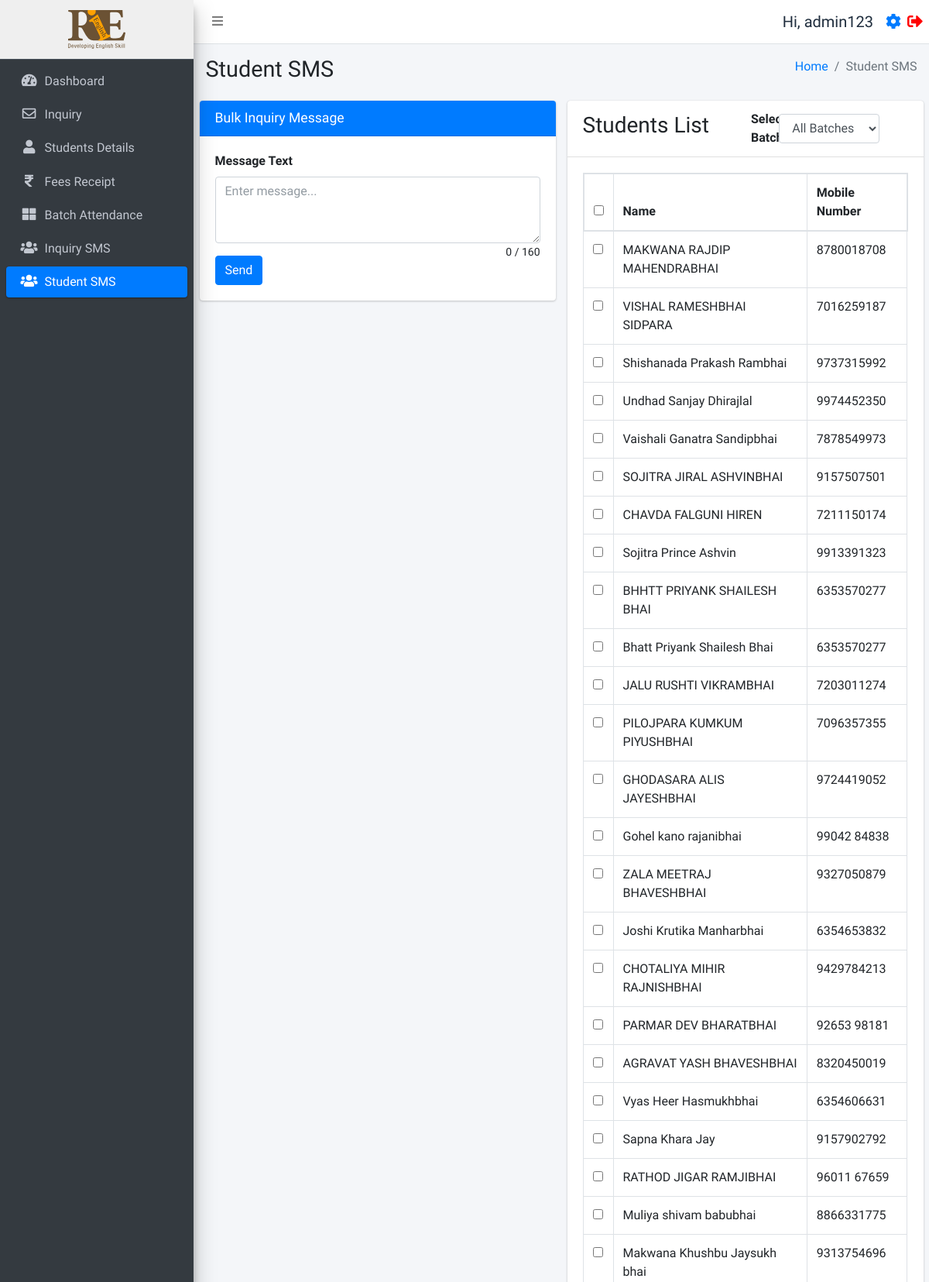
The page /studentsms.php (signed in, upper part) on the database its author committed.
### tables this page shows
CREATE TABLE `users` (
  `id` int(11) NOT NULL,
  `username` varchar(255) NOT NULL,
  `fullname` varchar(255) NOT NULL,
  `email` varchar(255) NOT NULL,
  `mobile` varchar(15) NOT NULL,
  `password` varchar(255) NOT NULL,
  `status` int(11) NOT NULL,
  `created_at` timestamp NOT NULL DEFAULT current_timestamp()
);

CREATE TABLE `studentinfo` (
  `id` int(11) NOT NULL,
  `name` varchar(255) DEFAULT NULL,
  `batch` int(11) DEFAULT NULL,
  `batch_name` varchar(255) DEFAULT NULL,
  `father_name` varchar(255) DEFAULT NULL,
  `mother_name` varchar(255) DEFAULT NULL,
  `dob` date DEFAULT NULL,
  `gender` varchar(50) DEFAULT NULL,
  `mobile_number` varchar(15) DEFAULT NULL,
  `fee_status` int(10) DEFAULT 0,
  `profession` varchar(100) DEFAULT NULL,
  `address` varchar(255) DEFAULT NULL,
  `admission_time` date DEFAULT NULL,
  `due_date` date DEFAULT NULL,
  `created_at` datetime NOT NULL DEFAULT current_timestamp(),
  `pending_fees` int(10) DEFAULT 0,
  `discount` int(10) NOT NULL,
  `total_fees` int(11) NOT NULL,
  `paid_fees` int(11) NOT NULL,
  `father_number` varchar(50) NOT NULL,
  `home_number` varchar(50) NOT NULL,
  `reference` varchar(200) DEFAULT NULL,
  `father_profession` varchar(200) DEFAULT NULL,
  `workplace_address` varchar(255) DEFAULT NULL,
  `aadharcard_number` varchar(20) DEFAULT NULL,
  `joining_purpose` varchar(255) DEFAULT NULL,
  `extratime_daily` varchar(255) DEFAULT NULL,
  `gmail_id` varchar(255) DEFAULT NULL,
  `alumnistudent` int(10) DEFAULT 0
);

### function.php (called while the page is built, shortened)
<?php
require_once('db.php');
function selectFromTable($tableName, $columns, $whereConditions) {
    global $db;
    try {
        $sql = "SELECT " . implode(', ', $columns) . " FROM $tableName";
        if (!empty($whereConditions)) {
            $sql .= " WHERE " . implode(' AND ', array_map(function ($col, $val) {
                if (is_array($val)) {
                    return "$col IN (:" . implode(", :", array_keys($val)) . ")";
                } else {
                    return "$col = :$col";
                }
            }, array_keys($whereConditions), $whereConditions));
        }
        $stmt = $db->prepare($sql);
        foreach ($whereConditions as $col => $value) {
            if (is_array($value)) {
                foreach ($value as $key => $val) {
                    $stmt->bindValue(":$key", $val);
                }
            } else {
                $stmt->bindValue(":$col", $value);
            }
        }
        $stmt->execute();
        return $stmt->fetchAll(PDO::FETCH_ASSOC);
    } catch (PDOException $e) {
        return false;
    }
}
?>

### studentsms.php (the view, shortened to what this page needs)
<!DOCTYPE html>
<html lang="en">
<head>
</head>
<?php include ('./header.php'); ?>
<div class="content-wrapper">
  <div class="content-header">
    <div class="container-fluid">
      <div class="row mb-2">
        <div class="col-sm-6">
          <h1>Student SMS</h1>
        </div>
        <div class="col-sm-6">
          <ol class="breadcrumb float-sm-right">
            <li class="breadcrumb-item"><a href="./dashboard.php">Home</a></li>
            <li class="breadcrumb-item active">Student SMS</li>
          </ol>
        </div>
      </div>
    </div>
  </div>
  <div class="container-fluid">
    <div class="row">
      <div class="col-md-6">
        <div class="card card-primary">
          <div class="card-header">
            <h3 class="card-title">Bulk Inquiry Message</h3>
          </div>
          <form>
            <div class="card-body">
              <div class="form-group">
                <label for="messageText">Message Text</label>
                <textarea class="form-control" id="messageText" rows="3" placeholder="Enter message..."
                  maxlength="160"></textarea>
                <div id="the-count">
                  <span id="current">0</span>
                  <span id="maximum">/ 160</span>
                </div>
              </div>
              <button type="submit" class="btn btn-primary">Send</button>
            </div>
          </form>
        </div>
      </div>
      <div class="col-md-6">
        <div class="card">
          <div class="card-header">
            <div class="row align-items-center">
              <div class="col-12 col-md-6">
                <h3>Students List</h3>
              </div>
              <div class="col-12 col-md-1">
                <label for="batchFilter" class="mb-0">Select Batch</label>
              </div>
              <div class="col-12 col-md-4">
                <select class="form-control" id="batchFilter">
                  <option value="">All Batches</option>
                </select>
              </div>
            </div>
          </div>
          <div class="card-body card-list-custom">
            <table class="table table-bordered" id="inquiryTable">
              <thead>
                <tr>
                  <th><input type='checkbox' id='selectAll'></th>
                  <th>Name</th>
                  <th>Mobile Number</th>
                </tr>
              </thead>
              <tbody class="overflow-auto">
                <?php
                require_once 'function.php';
                $rows = selectFromTable('studentinfo', ['id', 'name', 'mobile_number'], []);
                foreach ($rows as $row) {
                  echo "<tr>";
                  echo "<td><input type='checkbox' name='selectedInquiries[]' value='" . $row['id'] . "'></td>";
                  echo "<td>" . htmlspecialchars($row['name']) . "</td>";
                  echo "<td>" . htmlspecialchars($row['mobile_number']) . "</td>";
                  echo "</tr>";
                }
                ?>
              </tbody>
            </table>
          </div>
        </div>
      </div>
    </div>
  </div>
</div>
</div>
<?php include ('./footer.php'); ?>

### header.php (shortened to what this page needs)
<?php
require_once 'db.php';
require_once ('function.php');
$user = selectFromTable('users', ['*'], ['id' => $_SESSION['user_id']]);
$user = $user[0];
$isFaculty = isset($_SESSION['user_status']) && $_SESSION['user_status'] === 'faculty';
?>
<!DOCTYPE html>
<html lang="en">
<head>
  <link rel="stylesheet" href="./plugins/fontawesome-free/css/all.min.css">
  <link rel="stylesheet" href="https://code.ionicframework.com/ionicons/2.0.1/css/ionicons.min.css">
  <link rel="stylesheet" href="./plugins/icheck-bootstrap/icheck-bootstrap.min.css">
  <link rel="stylesheet" href="https://cdn.datatables.net/1.10.19/css/dataTables.bootstrap4.min.css">
  <link rel="stylesheet" href="./asset/css/adminlte.min.css">
  <link rel="stylesheet" href="./asset/css/style.css">
</head>
<body class="hold-transition sidebar-mini layout-fixed">
  <div class="wrapper">
    <nav class="main-header navbar navbar-expand navbar-white navbar-light sticky-top">
      <ul class="navbar-nav">
        <li class="nav-item">
          <a class="nav-link" data-widget="pushmenu" href="#" role="button"><i class="fas fa-bars"></i></a>
        </li>
      </ul>
      <ul class="navbar-nav ml-auto">
        <li class="nav-item d-flex align-items-center">
          <span class="mr-3" style="font-size:20px;">Hi, <?php echo $user['fullname']; ?></span>
          <a href="./profile.php" style="font-size:20px;" class="d-block mr-2"><i class="fas fa-cog"></i></a>
          <a href="./logout.php" style="font-size:20px;"><i class="fas fa-sign-out-alt" style="color:red"></i></a>
        </li>
      </ul>
    </nav>
    <aside class="main-sidebar sidebar-dark-primary elevation-4">
      <?php if ($_SESSION['user_status'] === 'faculty'): ?>
        <a href="./batch.php" class="brand-link" style="text-align:center;background:#efefef;">
        <?php else: ?>
          <a href="./dashboard.php" class="brand-link" style="text-align:center;background:#efefef;">
          <?php endif; ?>
          <img src="./asset/img/logo.svg" alt="RIE logo Logo" style="height:50px;">
        </a>
        <div class="sidebar">
          <nav class="mt-2">
            <ul class="nav nav-pills nav-sidebar flex-column" data-widget="treeview" role="menu" data-accordion="false">
              <?php if (!$isFaculty): ?>
                <li class="nav-item">
                  <a href="./dashboard.php" class="nav-link
            <?php if (strpos($_SERVER['REQUEST_URI'], 'dashboard.php') !== false) {
              echo "active";
            } ?>">
                    <i class="nav-icon fas fa-tachometer-alt"></i>
                    <p>
                      Dashboard
                    </p>
                  </a>
                </li>
                <li class="nav-item">
                  <a href="./inquiry.php" class="nav-link
            <?php if (strpos($_SERVER['REQUEST_URI'], 'inquiry.php') !== false) {
              echo "active";
            } ?>">
                    <i class="nav-icon far fa-envelope"></i>
                    <p>
                      Inquiry
                    </p>
                  </a>
                <li class="nav-item">
                  <a href="./studentsdetails.php" class="nav-link
            <?php if (strpos($_SERVER['REQUEST_URI'], 'studentsdetails.php') !== false) {
              echo "active";
            } ?>">
                    <i class="nav-icon fas fa-user"></i>
                    <p>
                      Students Details
                    </p>
                  </a>
                </li>
                <li class="nav-item">
                  <a href="./fees.php" class="nav-link
            <?php if (strpos($_SERVER['REQUEST_URI'], 'fees.php') !== false) {
              echo "active";
            } ?>">
                    <i class="nav-icon fas fa-rupee-sign"></i>
                    <p>
                      Fees Receipt
                    </p>
                  </a>
                </li>
              <?php endif; ?>
              <li class="nav-item">
                <a href="./batch.php" class="nav-link
            <?php if (strpos($_SERVER['REQUEST_URI'], 'batch.php') !== false) {
              echo "active";
            } ?>">
                  <i class="nav-icon fas fa-th-large"></i>
                  <p>
                    Batch Attendance
                  </p>
                </a>
              </li>
              <?php if (!$isFaculty): ?>
                <li class="nav-item">
                  <a href="./inquirysms.php" class="nav-link
            <?php if (strpos($_SERVER['REQUEST_URI'], 'inquirysms.php') !== false) {
              echo "active";
            } ?>">
                    <i class="nav-icon fas fa-users"></i>
                    <p>
                      Inquiry SMS
                    </p>
                  </a>
                </li>
                <li class="nav-item">
                  <a href="./studentsms.php" class="nav-link
            <?php if (strpos($_SERVER['REQUEST_URI'], 'studentsms.php') !== false) {
              echo "active";
            } ?>">
                    <i class="nav-icon fas fa-users"></i>
                    <p>
                      Student SMS
                    </p>
                  </a>
                </li>
              <?php endif; ?>
            </ul>
          </nav>
        </div>
    </aside>

### studentsms.php (style rules this page uses)
#the-count { float: right; padding: 0.1rem 0 0 0; font-size: 0.875rem; }

### header.php (style rules this page uses)
.card-list-custom { height: 50vh; overflow-y: scroll; padding: 0; margin: 1.25rem; }
table thead tr { border: 2px solid #dee2e6 }
table thead { position: sticky; top: 0; background-color: white; }

### rows shown on the page
users: fullname "admin123"
studentinfo: name "MAKWANA RAJDIP MAHENDRABHAI", mobile_number "8780018708"
studentinfo: name "VISHAL RAMESHBHAI SIDPARA", mobile_number "7016259187"
studentinfo: name "Shishanada Prakash Rambhai", mobile_number "9737315992"
studentinfo: name "Undhad Sanjay Dhirajlal", mobile_number "9974452350"
studentinfo: name "Vaishali Ganatra Sandipbhai", mobile_number "7878549973"
studentinfo: name "SOJITRA JIRAL ASHVINBHAI", mobile_number "9157507501"
studentinfo: name "CHAVDA FALGUNI HIREN", mobile_number "7211150174"
studentinfo: name "Sojitra Prince Ashvin", mobile_number "9913391323"
studentinfo: name "BHHTT PRIYANK SHAILESH BHAI", mobile_number "6353570277"
studentinfo: name "Bhatt Priyank Shailesh Bhai", mobile_number "6353570277"
studentinfo: name "JALU RUSHTI VIKRAMBHAI", mobile_number "7203011274"
studentinfo: name "PILOJPARA KUMKUM PIYUSHBHAI", mobile_number "7096357355"
studentinfo: name "GHODASARA ALIS JAYESHBHAI", mobile_number "9724419052"
studentinfo: name "Gohel kano rajanibhai", mobile_number "99042 84838"
studentinfo: name "ZALA MEETRAJ BHAVESHBHAI", mobile_number "9327050879"
studentinfo: name "Joshi Krutika Manharbhai", mobile_number "6354653832"
studentinfo: name "CHOTALIYA MIHIR RAJNISHBHAI", mobile_number "9429784213"
studentinfo: name "PARMAR DEV BHARATBHAI", mobile_number "92653 98181"
studentinfo: name "AGRAVAT YASH BHAVESHBHAI", mobile_number "8320450019"
studentinfo: name "Vyas Heer Hasmukhbhai", mobile_number "6354606631"
studentinfo: name "Sapna Khara Jay", mobile_number "9157902792"
studentinfo: name "RATHOD JIGAR RAMJIBHAI", mobile_number "96011 67659"
studentinfo: name "Muliya shivam babubhai", mobile_number "8866331775"
studentinfo: name "Makwana Khushbu Jaysukh bhai", mobile_number "9313754696"
